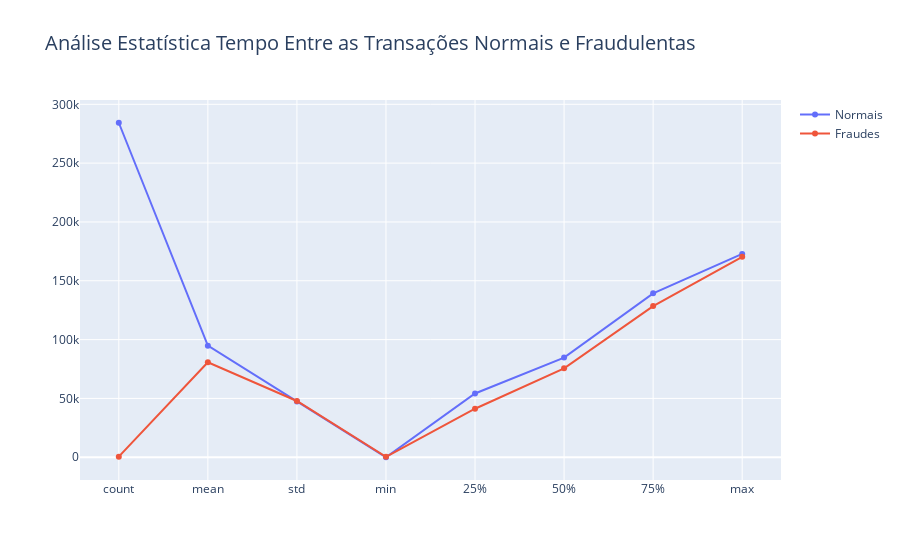

Notebook code cell kept with this figure:
### Code cell
fig = go.Figure()
fig.add_trace(go.Scatter(x=df_creditcard['Time'][df_creditcard['Class']==0].describe().index, \
                         y=df_creditcard['Time'][df_creditcard['Class']==0].describe(), mode = 'markers+lines', name="Normais"))

fig.add_trace(go.Scatter(x=df_creditcard['Time'][df_creditcard['Class']==1].describe().index, \
                         y=df_creditcard['Time'][df_creditcard['Class']==1].describe(), mode = 'markers+lines', name="Fraudes"))

fig.update_layout(title_text ='Análise Estatística Tempo Entre as Transações Normais e Fraudulentas', title_font_size=20)

### Figure 1 — Plotly figure (JSON) as saved in the notebook; plotly's stock layout.template omitted (floating-point values rounded to 4 significant figures)
{"data": [{"mode": "markers+lines", "name": "Normais", "type": "scatter", "x": ["count", "mean", "std", "min", "25%", "50%", "75%", "max"], "y": [284315, 94840.0, 47480.0, 0, 54230, 84711, 139333, 172792]}, {"mode": "markers+lines", "name": "Fraudes", "type": "scatter", "x": ["count", "mean", "std", "min", "25%", "50%", "75%", "max"], "y": [492, 80750.0, 47840.0, 406, 41240.0, 75570.0, 128483, 170348]}], "layout": {"title": {"font": {"size": 20}, "text": "Análise Estatística Tempo Entre as Transações Normais e Fraudulentas"}}}
